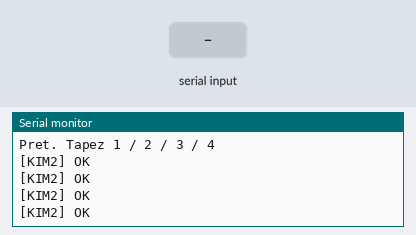
Bench run of a sketch on a simulated Arduino Mega 2560, built with avr-gcc and run on an emulated ATmega2560. Parts: the last lines printed to the serial monitor. The inputs (shaded band) are chosen by the test bench. The modem accepts every AT command (registered, SIM ready, sends succeed) and sends nothing else.

Above: at 14.0 s.
14.1 s: "1\n" received over Serial
At 14.9 s:
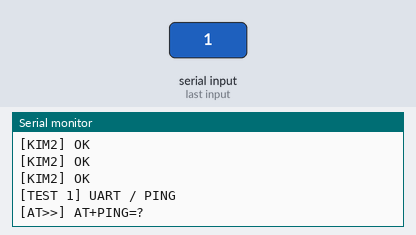
15.6 s: byte 50 ('2') received over Serial
At 16.2 s:
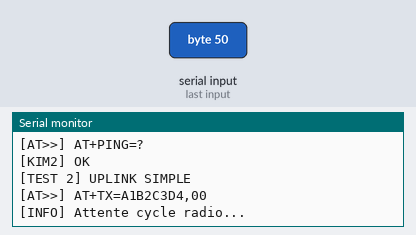

Measured:
- after the input at 14.1 s, the serial monitor: prints a new line at once (image 1)
- after the input at 15.6 s, the serial monitor: prints a new line at once (image 2)

The sketch:

TEST_DATA_SEND.ino
```cpp
// ==================================================
// KIM2 – TEST FINAL COMMUNICATION SATELLITE
// Arduino MEGA / LDA2 / Kinéis
// ==================================================

#define KIM2_POWER_PIN 4
#define STARTUP_DELAY 8000
#define TX_DELAY      7000   // délai cycle radio

// Radio configuration Kinéis (LDA2)
const char* RADIO_CONFIG =
  "AT+RCONF=3d678af16b5a572078f3dbc95a1104e7";

// Payload test (4 bytes)
const char* DATA_TEST = "A1B2C3D4";

void setup() {
  Serial.begin(115200);
  Serial1.begin(9600);

  pinMode(KIM2_POWER_PIN, OUTPUT);

  Serial.println("\n==============================");
  Serial.println(" KIM2 – TEST SATELLITE ");
  Serial.println("==============================");
  Serial.println("1 = Test UART (PING)");
  Serial.println("2 = TX Uplink simple");
  Serial.println("3 = TX + ACK satellite");
  Serial.println("4 = TX + Downlink request");
  Serial.println();

  // -----------------------------
  // Power ON
  // -----------------------------
  Serial.println("[POWER] ON KIM2...");
  digitalWrite(KIM2_POWER_PIN, HIGH);
  delay(STARTUP_DELAY);
  Serial.println("[POWER] KIM2 READY");

  // -----------------------------
  // Initialisation
  // -----------------------------
  Serial.println("\n[INIT] Initialisation...");
  sendCmd("AT+PING=?");
  sendCmd(RADIO_CONFIG);
  sendCmd("AT+RCONF=?");
  sendCmd("AT+KMAC=1");
  Serial.println("[INIT] OK");

  Serial.println("\nPret. Tapez 1 / 2 / 3 / 4");
}

void loop() {
  // Lecture clavier PC
  if (Serial.available()) {
    char c = Serial.read();

    if (c == '1') testUART();
    if (c == '2') testUplink();
    if (c == '3') testAck();
    if (c == '4') testDownlink();
  }

  readKIM2();
}

// ==================================================
// TESTS
// ==================================================

void testUART() {
  Serial.println("\n[TEST 1] UART / PING");
  sendCmd("AT+PING=?");
}

void testUplink() {
  Serial.println("\n[TEST 2] UPLINK SIMPLE");
  sendTX(DATA_TEST, "00");
}

void testAck() {
  Serial.println("\n[TEST 3] UPLINK + ACK SATELLITE");
  sendTX(DATA_TEST, "04");
}

void testDownlink() {
  Serial.println("\n[TEST 4] UPLINK + DOWNLINK");
  sendTX(DATA_TEST, "01");
}

// ==================================================
// COMMUNICATION
// ==================================================

void sendCmd(const char* cmd) {
  Serial.print("[AT>>] ");
  Serial.println(cmd);
  Serial1.println(cmd);
  delay(1200);
}

void sendTX(const char* data, const char* attr) {
  Serial.print("[AT>>] AT+TX=");
  Serial.print(data);
  Serial.print(",");
  Serial.println(attr);

  Serial1.print("AT+TX=");
  Serial1.print(data);
  Serial1.print(",");
  Serial1.println(attr);

  Serial.println("[INFO] Attente cycle radio...");
  delay(TX_DELAY);
}

void readKIM2() {
  static String line = "";

  while (Serial1.available()) {
    char c = Serial1.read();

    // filtrage caractères non ASCII
    if (c < 0x20 && c != '\n' && c != '\r') continue;

    if (c == '\n') {
      line.trim();
      if (line.length() > 0) parseKIM2(line);
      line = "";
    } else {
      line += c;
    }
  }
}

void parseKIM2(String msg) {
  Serial.print("[KIM2] ");
  Serial.println(msg);

  // Résultat transmission
  if (msg.startsWith("+TX=")) {
    Serial.println(">>> TX EFFECTUE <<<");
  }

  // Downlink
  if (msg.startsWith("+DL=") || msg.startsWith("+RX=")) {
    Serial.println(">>> DOWNLINK RECU <<<");
    Serial.print("Payload = ");
    Serial.println(msg.substring(msg.indexOf('=') + 1));
  }

  // Erreurs
  if (msg.startsWith("+ERROR")) {
    Serial.println(">>> ERREUR MODULE <<<");
  }
}
```
